Frame 1 (no input): blank canvas, image omitted
Frame 60 (no input): blank canvas, image omitted
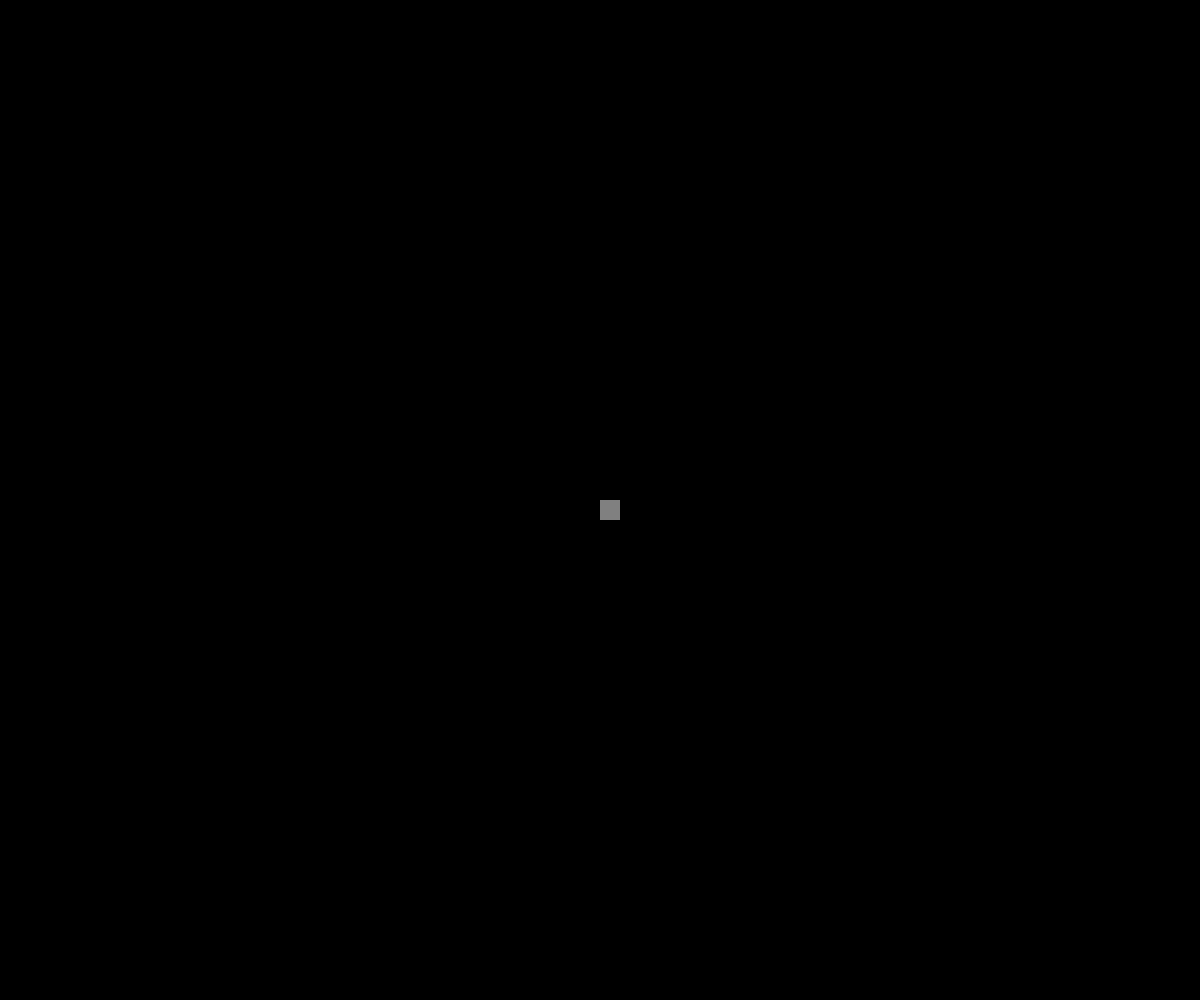
Frame 120 (the mouse pressed at the canvas centre since frame 60)

The p5.js sketch whose frames 1 and 60 were blank and that drew this single picture after the mouse press (run headless with seeded random() and noise() and a simulated clock; from frame 60 on, the mouse is pressed at the canvas centre):

// p5.js sketch
// ── sketch.js
const cellSize = 20;
const updatePerSec = 10;
const updateTime = 1000 / updatePerSec;

const grid = [];
let running = false;
let nextUpdate = updateTime;

function setup() {
    canvas = createCanvas(windowWidth, windowHeight);
    // Disable right click pop up
    canvas.elt.oncontextmenu = e => {
        e.preventDefault();
        e.stopPropagation();
    };

    initGrid();
}

function draw() {
    handleInput();
    updateGrid();
    background(0);
    drawGrid();
}

function keyPressed() {
    if (key !== " ") return;
    running = !running;
}

function handleInput() {
    if (!mouseIsPressed) return;

    const row = floor(mouseY / cellSize);
    const col = floor(mouseX / cellSize);
    grid[row][col] = true;
}

function updateGrid() {
    if (!running || !isTimeToUpdate()) return;

    const original = grid.map(arr => arr.slice());

    for (let r = 0; r < grid.length; r++) {
        for (let c = 0; c < grid[r].length; c++) {
            const live = grid[r][c];
            const neighbours = GetNeighbours(original, r, c);

            if (live) {
                if (neighbours < 2) grid[r][c] = false;
                else if (neighbours === 2 || neighbours === 3) continue;
                else grid[r][c] = false;
            } else if (neighbours === 3) {
                grid[r][c] = true;
            }
        }
    }
}

function isTimeToUpdate() {
    nextUpdate -= deltaTime;
    if (nextUpdate < 0) {
        nextUpdate = updateTime;
        return true;
    }
    return false;
}

function GetNeighbours(grid, row, col) {
    let neighbours = 0;

    for (let r = -1; r <= 1; r++) {
        const nrow = row + r;
        if (nrow < 0 || nrow >= grid.length) continue;

        for (let c = -1; c <= 1; c++) {
            const ncol = col + c;
            if (
                ncol < 0 ||
                ncol >= grid[row].length ||
                (r === 0 && c === 0) ||
                !grid[nrow][ncol]
            )
                continue;
            neighbours++;
        }
    }

    return neighbours;
}

function drawGrid() {
    const fillColor = running ? color(0, 255, 0) : "gray";

    for (let r = 0; r < grid.length; r++) {
        for (let c = 0; c < grid[r].length; c++) {
            const live = grid[r][c];
            if (!live) continue;

            const x = c * cellSize;
            const y = r * cellSize;
            noStroke();
            fill(fillColor);
            rect(x, y, cellSize, cellSize);
        }
    }
}

function initGrid() {
    for (let r = 0; r < windowHeight / cellSize; r++) {
        grid.push([]);

        for (let c = 0; c < windowWidth / cellSize; c++) {
            grid[r].push(false);
        }
    }
}
